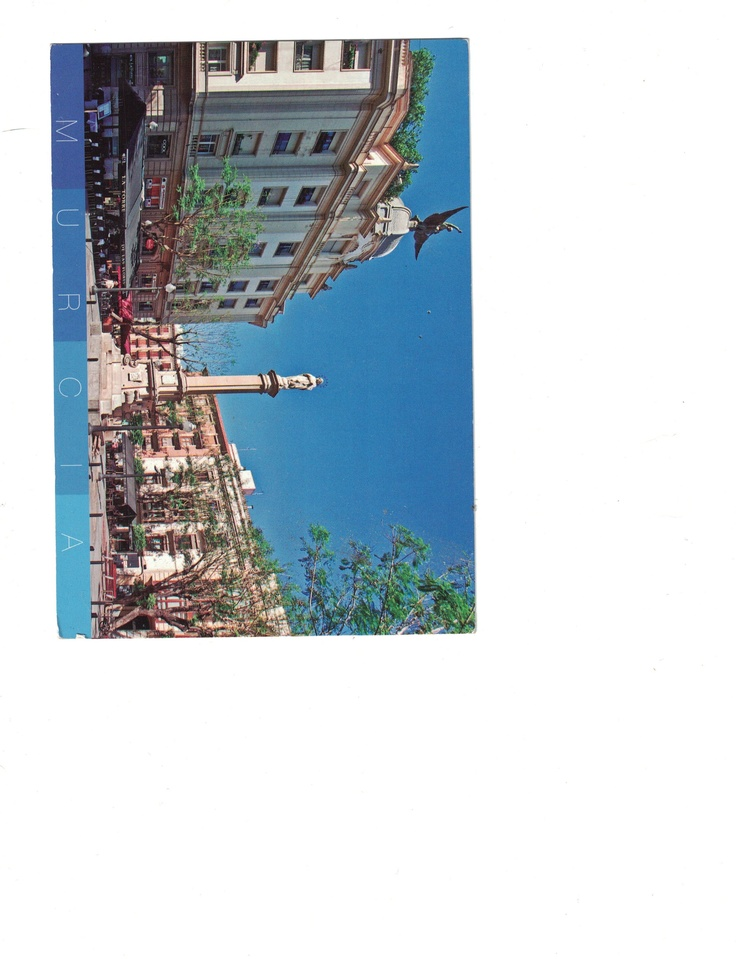
#> input picture imgs-test/middle.JPG, 736 x 959 px, shrunk from 2480 x 3231 before the run
$ jupyter execute --allow-errors scratch.ipynb
#> lines starting #> are read from the running program, lines starting #| are printed output that depends on the picture; after the words box and inside, x2 and y2 are one past the last pixel; in counts of white or black regions, pixels touching at a corner belong together; long printed decimals are rounded
[cell 1]
from pathlib import Path
from dataclasses import dataclass, field
import matplotlib.pyplot as plt
import numpy as np
import cv2


# [6 lines left out: function show_img, not called in this run]

def load_img(file_path: str) -> np.ndarray:
    return cv2.imread(str(file_path), 1)

def convert_img_to_grayscale(img: np.ndarray) -> np.ndarray:
    return cv2.cvtColor(img, cv2.COLOR_BGR2GRAY)

def get_contours(img_gray: np.ndarray) -> tuple:
    ret, thresh = cv2.threshold(img_gray, 127, 255, 0)
    return cv2.findContours(thresh, cv2.RETR_TREE, cv2.CHAIN_APPROX_SIMPLE)

# [12 lines left out: function get_photo_contour, not called in this run]

def get_bounding_rect(photo_contour: np.ndarray) -> tuple:
    return cv2.minAreaRect(photo_contour)

# [34 lines left out: functions rotate_img, crop_img, not called in this run]

[cell 2]
file = Path().resolve().parent.parent / 'imgs-test' / 'middle.JPG'
file.is_file()

[cell 3]
@dataclass
class Cropper:
    img: np.ndarray = None
    img_gray: np.ndarray = None
    img_cropped: np.ndarray = None
    img_rotated: np.ndarray = None
    contours: tuple = None
    photo_contour: np.ndarray = None
    bounding_rect: tuple = None
    center: tuple = None
    size: tuple = None
    angle: tuple = None

    def load_img(self, file_path) -> None:
        self.img = cv2.imread(str(file_path), 1)
#> self.img is the input picture: shape (959, 736, 3); mean B, G, R 212, 206.1, 197.8
        print(f"img: {type(self.img)}")
#| img: <class 'numpy.ndarray'>
        self.img_gray = cv2.cvtColor(self.img, cv2.COLOR_BGR2GRAY)
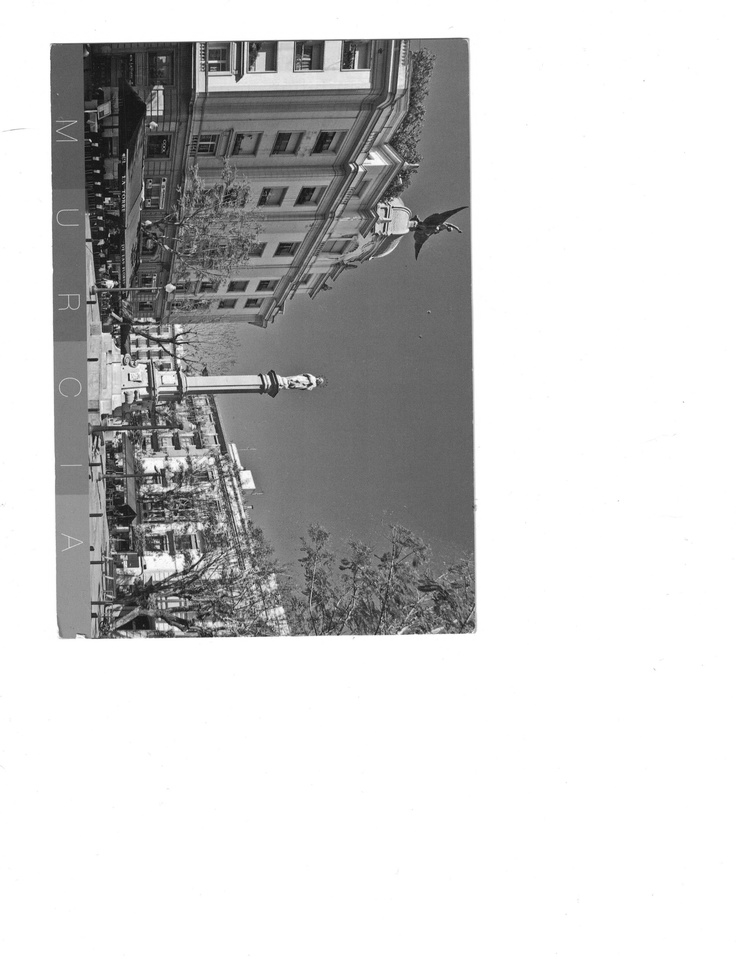
#> self.img_gray: shape (959, 736); min 4, max 255, mean 204.3
        print(f"img_gray: {type(self.img_gray)}")
#| img_gray: <class 'numpy.ndarray'>

        ret, thresh = cv2.threshold(self.img_gray, 127, 255, 0)
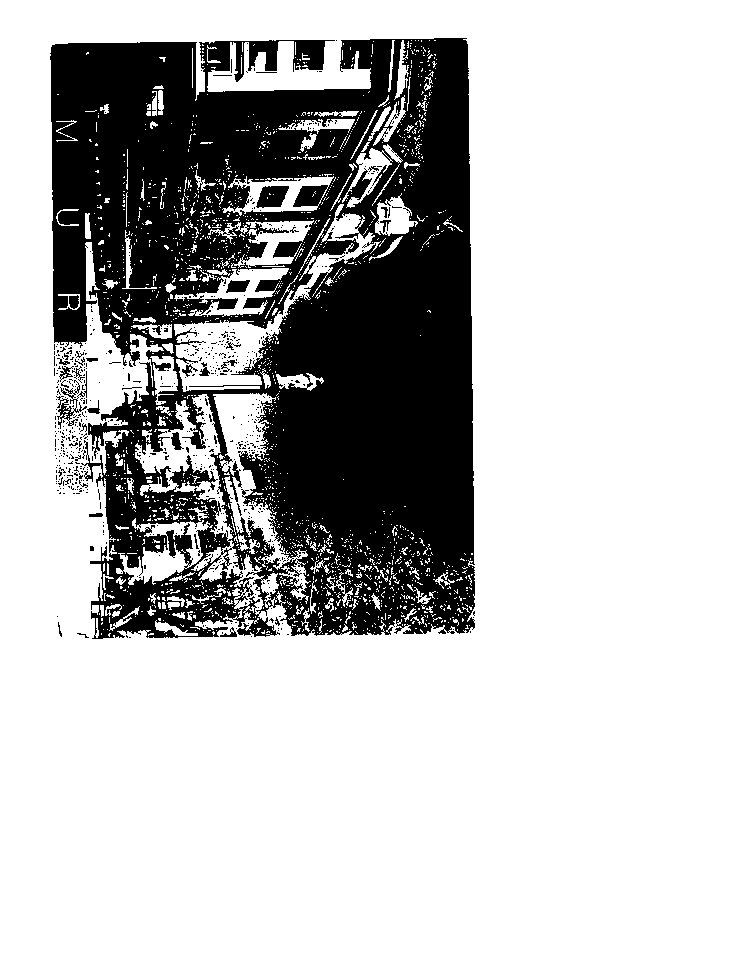
#> thresh: shape (959, 736); 74.2% white; 668 black regions (636 under 20 px)
        self.contours = cv2.findContours(thresh, cv2.RETR_TREE, cv2.CHAIN_APPROX_SIMPLE)
#> self.contours = 3048 contours, 2886 with area under 20; largest, box (x1, y1, x2, y2) and area: (0, 0, 736, 959) 704130, (49, 37, 476, 640) 218796, (174, 204, 381, 392) 6935, (213, 393, 311, 604) 4865, (116, 518, 213, 585) 2715
        print(f"contours: {len(self.contours)}")
#| contours: 2

        c, h = self.contours
#> c has the same summary as self.contours
        photos = []
        for idx, val in enumerate(h[0]):
            _next, _prev, _child, _parent = val
            if _parent == 0 and _child != -1 and cv2.contourArea(c[idx]) > 1000:
                photos.append(c[idx])
#> this loop made 3048 passes
#> val on passes 1 to 3: [-1, -1, 1, -1], [2, -1, -1, 0], [3, 1, -1, 0]
#> after the loop, photos = 1 contour; box (x1, y1, x2, y2) and area: (49, 37, 476, 640) 218796

        if len(photos) > 1:
            print(f"WARNING - len(photos) = {len(photos)}")
        self.photo_contour = photos[0]
#> self.photo_contour = contour of 2767 points, box (x1, y1, x2, y2) (49, 37, 476, 640), area 218796
        print(f"photo_contour: {len(self.photo_contour)}")
#| photo_contour: 2767

        self.bounding_rect = cv2.minAreaRect(self.photo_contour)
#> self.bounding_rect = ((262.3, 338), (420.2, 597.8), -0.725)
        print(f"bounding_rect: {self.bounding_rect}")
#| bounding_rect: ((262.285, 338.028), (420.232, 597.838), -0.7252)

        self.center, self.size, self.angle = self.bounding_rect
#> self.center = (262.3, 338); self.size = (420.2, 597.8); self.angle = -0.725
        self.center = tuple(map(int, self.center))
#> self.center = (262, 338)
        self.size = tuple(map(int, self.size))
#> self.size = (420, 597)
        print(f"center: {self.center}")
#| center: (262, 338)
        print(f"size: {self.size}")
#| size: (420, 597)

        h = self.img.shape[1] + (self.img.shape[1] // 4)
#> h = 920
        w = self.img.shape[0] + (self.img.shape[0] // 4)
#> w = 1198
        print(f"h, w: {h}, {w}")
#| h, w: 920, 1198


    def show_imgs(self) -> None:
        fig, ax = plt.subplots(nrows=1, ncols=4, figsize=(24, 12))

        ax[0].imshow(self.img[...,::-1])
        ax[0].set_title('Original', fontsize=20)

        ax[1].imshow(self.img_gray[...,::-1], cmap='gray')
        ax[1].set_title('Grayscale', fontsize=20)

        ax[2].imshow(self.img_rotated[...,::-1])
        ax[2].set_title('Rotated', fontsize=20)

        ax[3].imshow(self.img_cropped[...,::-1])
        ax[3].set_title('Cropped', fontsize=20)

        fig.tight_layout()

$ run again, with imgs-test/corner.JPG copied over imgs-test/middle.JPG
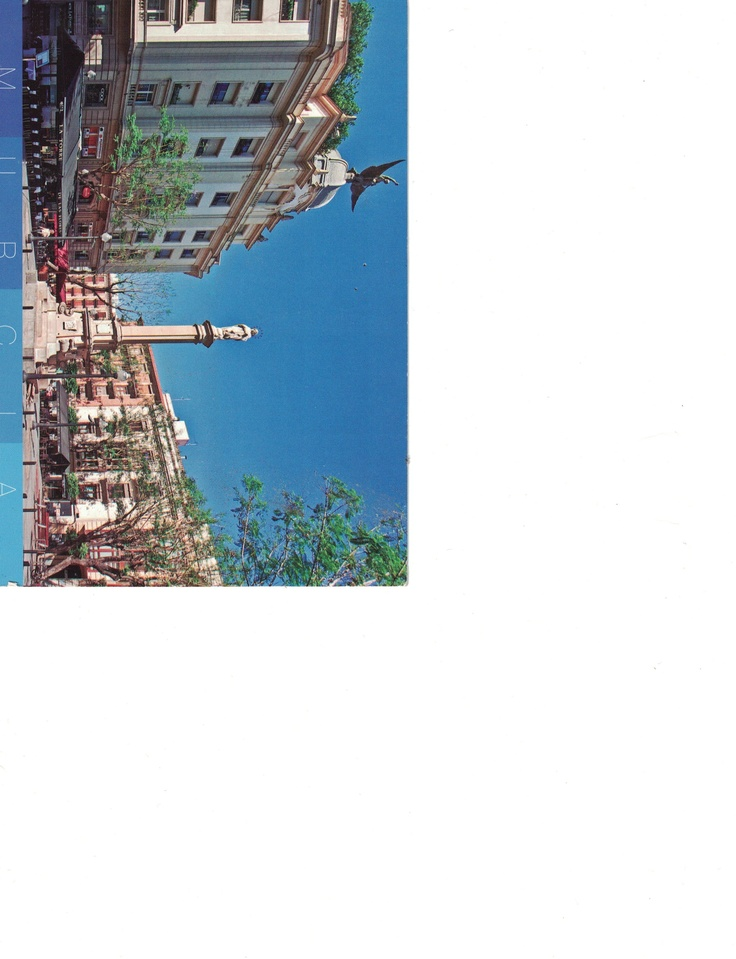
#> input picture imgs-test/corner.JPG, 736 x 959 px, shrunk from 2480 x 3231 before the run
#> in load_img, self.img is the input picture: shape (959, 736, 3); mean B, G, R 213.7, 208.3, 200.6
#| img: <class 'numpy.ndarray'>
#> in load_img, `self.img_gray = cv2.cvtColor(self.img, cv2.COLOR_BGR2GRAY)`:
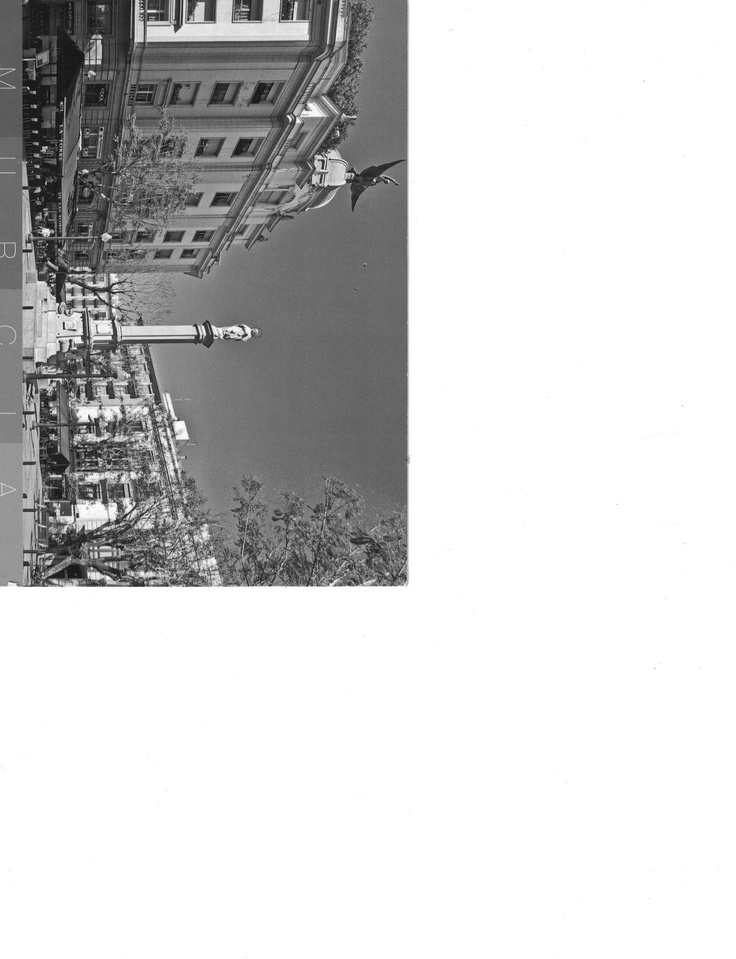
#> self.img_gray: shape (959, 736); min 12, max 255, mean 206.6
#| img_gray: <class 'numpy.ndarray'>
#> in load_img, `ret, thresh = cv2.threshold(self.img_gray, 127, 255, 0)`:
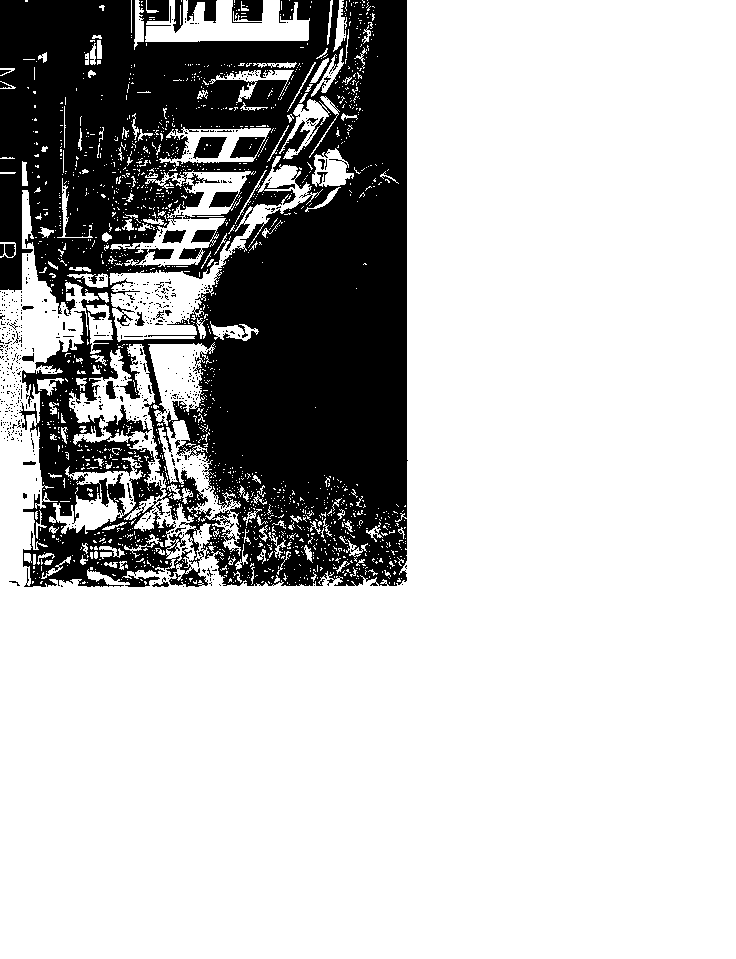
#> thresh: shape (959, 736); 75.4% white; 656 black regions (633 under 20 px)
#> self.contours = 2896 contours, 2734 with area under 20; largest, box (x1, y1, x2, y2) and area: (0, 0, 736, 959) 488424, (109, 156, 323, 342) 7262, (110, 170, 256, 267) 4829, (145, 0, 310, 42) 4031, (148, 342, 215, 426) 2916
#| contours: 2
#> c has the same summary as self.contours; h = 2896 rows, first 6: [1, -1, -1, -1], [2, 0, -1, -1], [3, 1, -1, -1], [4, 2, -1, -1], [5, 3, -1, -1], [6, 4, -1, -1]
#> the loop in load_img, `for idx, val in enumerate(h[0]):` made 2896 passes
#> after the loop in load_img, `for idx, val in enumerate(h[0]):`: photos = []

$ run again, with imgs-test/crooked.JPG copied over imgs-test/middle.JPG
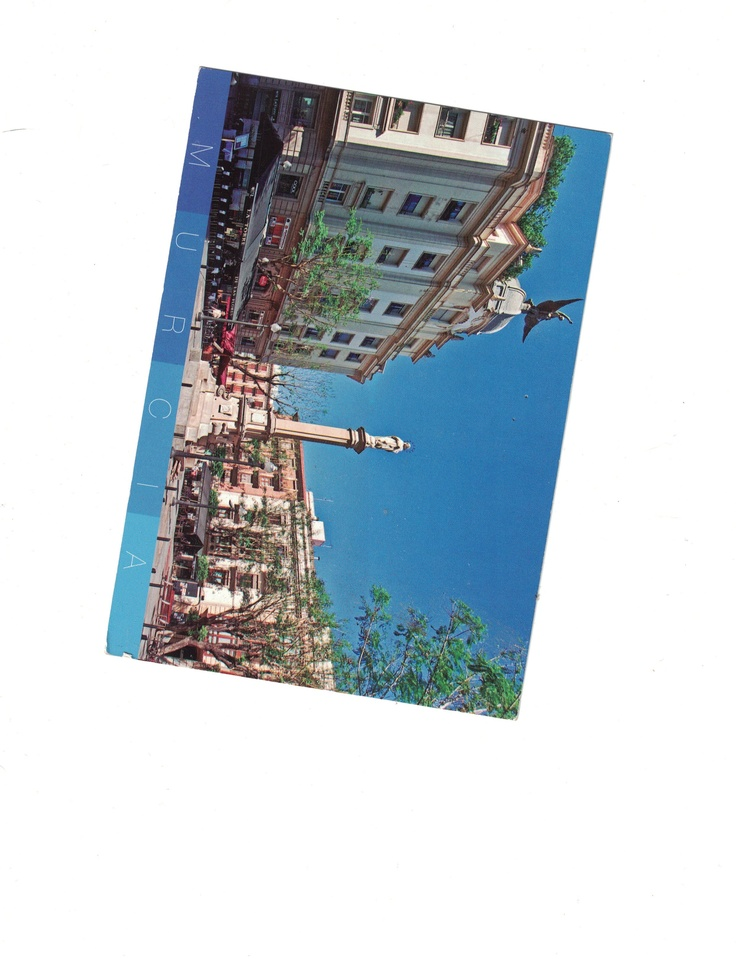
#> input picture imgs-test/crooked.JPG, 736 x 959 px, shrunk from 2480 x 3231 before the run
#> in load_img, self.img is the input picture: shape (959, 736, 3); mean B, G, R 212.1, 206.3, 197.8
#| img: <class 'numpy.ndarray'>
#> in load_img, `self.img_gray = cv2.cvtColor(self.img, cv2.COLOR_BGR2GRAY)`:
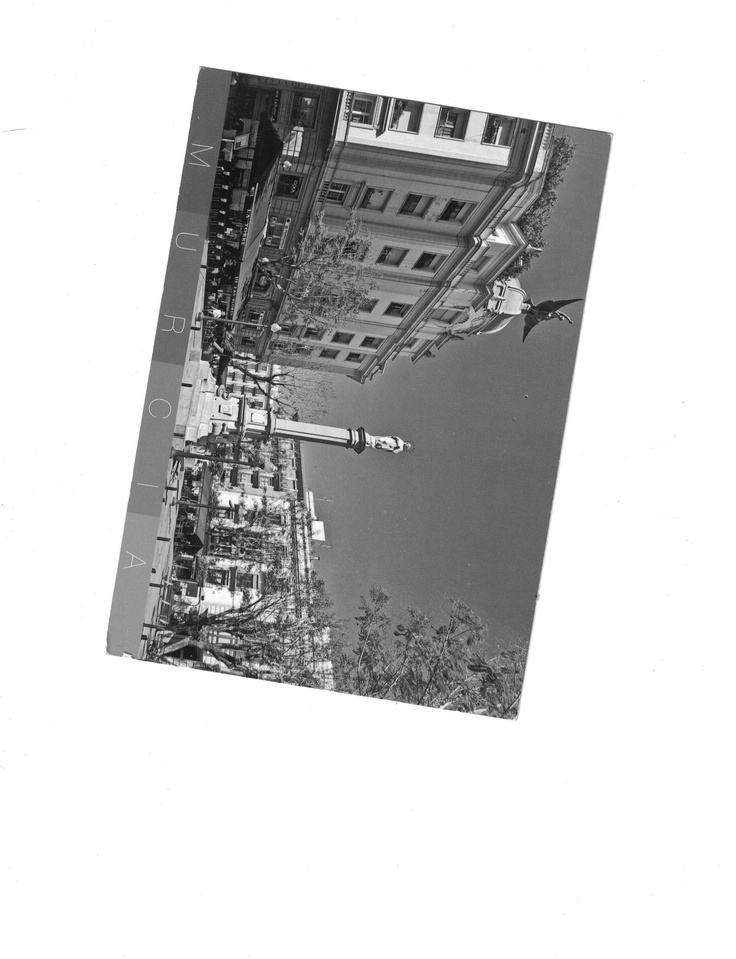
#> self.img_gray: shape (959, 736); min 7, max 255, mean 204.4
#| img_gray: <class 'numpy.ndarray'>
#> in load_img, `ret, thresh = cv2.threshold(self.img_gray, 127, 255, 0)`:
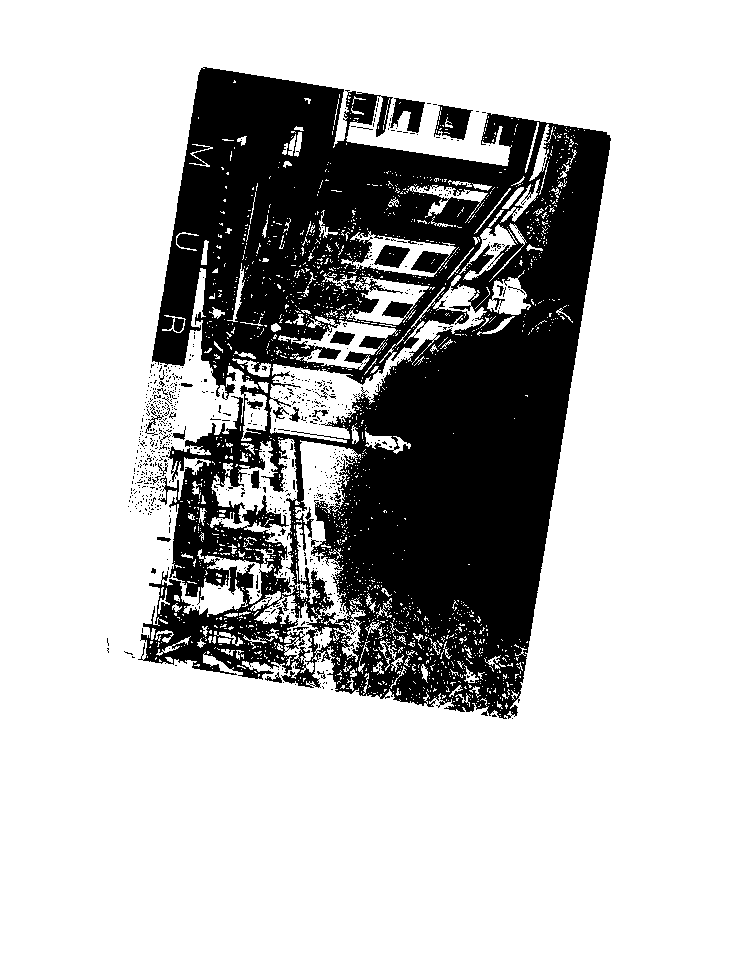
#> thresh: shape (959, 736); 74.3% white; 757 black regions (723 under 20 px)
#> self.contours = 3263 contours, 3115 with area under 20; largest, box (x1, y1, x2, y2) and area: (0, 0, 736, 959) 704130, (140, 66, 612, 720) 220644, (269, 275, 487, 443) 7341, (250, 440, 366, 673) 6600, (210, 438, 308, 599) 4694
#| contours: 2
#> c has the same summary as self.contours
#> the loop in load_img, `for idx, val in enumerate(h[0]):` made 3263 passes
#> val on passes 1 to 3: [-1, -1, 1, -1], [2, -1, -1, 0], [3, 1, -1, 0]
#> after the loop in load_img, `for idx, val in enumerate(h[0]):`: photos = 1 contour; box (x1, y1, x2, y2) and area: (140, 66, 612, 720) 220644
#> self.photo_contour = contour of 2833 points, box (x1, y1, x2, y2) (140, 66, 612, 720), area 220644
#| photo_contour: 2833
#> self.bounding_rect = ((357.8, 393.1), (597.8, 420), -80.81)
#| bounding_rect: ((357.755, 393.062), (597.775, 420.041), -80.809)
#> in load_img, `self.center, self.size, self.angle = self.bounding_rect`: self.center = (357.8, 393.1); self.size = (597.8, 420); self.angle = -80.81
#> in load_img, `self.center = tuple(map(int, self.center))`: self.center = (357, 393)
#> in load_img, `self.size = tuple(map(int, self.size))`: self.size = (597, 420)
#| center: (357, 393)
#| size: (597, 420)
#| h, w: 920, 1198
